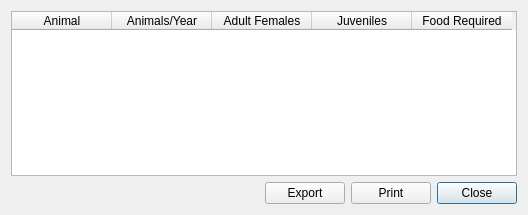
<ui version="4.0" >
 <class>ModelTargets</class>
 <widget class="QDialog" name="ModelTargets" >
  <property name="geometry" >
   <rect>
    <x>0</x>
    <y>0</y>
    <width>528</width>
    <height>215</height>
   </rect>
  </property>
  <property name="windowTitle" >
   <string>Model Targets</string>
  </property>
  <layout class="QGridLayout" >
   <item row="1" column="0" >
    <spacer>
     <property name="orientation" >
      <enum>Qt::Horizontal</enum>
     </property>
     <property name="sizeHint" >
      <size>
       <width>40</width>
       <height>20</height>
      </size>
     </property>
    </spacer>
   </item>
   <item row="0" column="0" colspan="4" >
    <widget class="QSplitter" name="splitter" >
     <property name="orientation" >
      <enum>Qt::Vertical</enum>
     </property>
     <widget class="QTableWidget" name="tblHerds" >
      <property name="toolTip" >
       <string>&lt;html>&lt;head>&lt;meta name="qrichtext" content="1" />&lt;style type="text/css">
p, li { white-space: pre-wrap; }
&lt;/style>&lt;/head>&lt;body style=" font-family:'Sans Serif'; font-size:9pt; font-weight:400; font-style:normal; text-decoration:none;">
&lt;p style=" margin-top:0px; margin-bottom:0px; margin-left:0px; margin-right:0px; -qt-block-indent:0; text-indent:0px;">Select a crop here to see and/or edit it's properties below.&lt;/p>&lt;/body>&lt;/html></string>
      </property>
      <property name="whatsThis" >
       <string>&lt;html>&lt;head>&lt;meta name="qrichtext" content="1" />&lt;style type="text/css">
p, li { white-space: pre-wrap; }
&lt;/style>&lt;/head>&lt;body style=" font-family:'Sans Serif'; font-size:9pt; font-weight:400; font-style:normal; text-decoration:none;">
&lt;p style=" margin-top:0px; margin-bottom:0px; margin-left:0px; margin-right:0px; -qt-block-indent:0; text-indent:0px;">In order to enable LandUse Analyst to model any crop, several details must be entered to define specific varieties. Crop Manager asks for general information about the crop in this section. You might want to have more than one strain of the same variety, however, which is allowed.&lt;/p>
&lt;p style=" margin-top:12px; margin-bottom:12px; margin-left:0px; margin-right:0px; -qt-block-indent:0; text-indent:0px;">To define different strains of the same variety is quite easy. Let's say you want to have two kinds of wheat for example. The Name: field is Wheat for both, but in Notes: field, enter Hard Red for one, and Soft White for the other. Then adjust the other parameters as you wish. Even though the name is the same, the crop is saved uniquely.&lt;/p>&lt;/body>&lt;/html></string>
      </property>
      <property name="alternatingRowColors" >
       <bool>true</bool>
      </property>
      <property name="selectionMode" >
       <enum>QAbstractItemView::SingleSelection</enum>
      </property>
      <property name="selectionBehavior" >
       <enum>QAbstractItemView::SelectRows</enum>
      </property>
      <column>
       <property name="text" >
        <string>Animal</string>
       </property>
      </column>
      <column>
       <property name="text" >
        <string>Animals/Year</string>
       </property>
      </column>
      <column>
       <property name="text" >
        <string>Adult Females</string>
       </property>
      </column>
      <column>
       <property name="text" >
        <string>Juveniles</string>
       </property>
      </column>
      <column>
       <property name="text" >
        <string>Food Required</string>
       </property>
      </column>
     </widget>
    </widget>
   </item>
   <item row="1" column="3" >
    <widget class="QPushButton" name="pbnClose" >
     <property name="text" >
      <string>Close</string>
     </property>
    </widget>
   </item>
   <item row="1" column="2" >
    <widget class="QPushButton" name="pbnPrint" >
     <property name="text" >
      <string>Print</string>
     </property>
    </widget>
   </item>
   <item row="1" column="1" >
    <widget class="QPushButton" name="pbnExport" >
     <property name="text" >
      <string>Export</string>
     </property>
    </widget>
   </item>
  </layout>
 </widget>
 <resources/>
 <connections>
  <connection>
   <sender>pbnClose</sender>
   <signal>clicked()</signal>
   <receiver>ModelTargets</receiver>
   <slot>close()</slot>
   <hints>
    <hint type="sourcelabel" >
     <x>504</x>
     <y>186</y>
    </hint>
    <hint type="destinationlabel" >
     <x>225</x>
     <y>179</y>
    </hint>
   </hints>
  </connection>
 </connections>
</ui>
